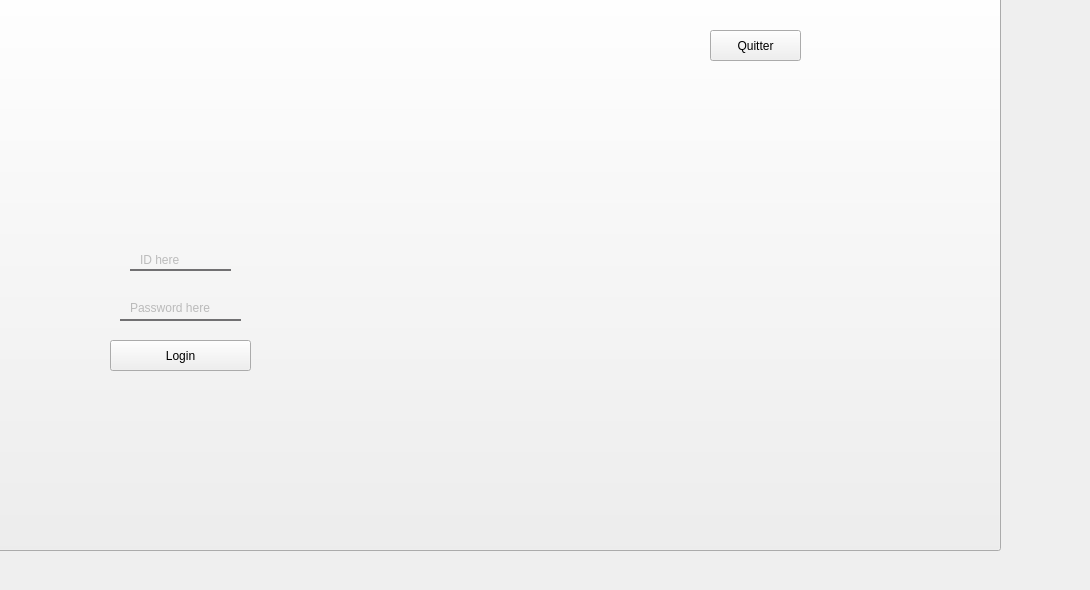
    <widget class="QWidget" name="page">
     <widget class="QPushButton" name="pushButton_2">
      <property name="geometry">
       <rect>
        <x>-80</x>
        <y>-30</y>
        <width>1081</width>
        <height>581</height>
       </rect>
      </property>
      <property name="text">
       <string/>
      </property>
      <property name="icon">
       <iconset>
        <normaloff>../Creator The Podcast (11).png</normaloff>../Creator The Podcast (11).png</iconset>
      </property>
      <property name="iconSize">
       <size>
        <width>1100</width>
        <height>1100</height>
       </size>
      </property>
     </widget>
     <widget class="QLineEdit" name="id">
      <property name="geometry">
       <rect>
        <x>130</x>
        <y>250</y>
        <width>101</width>
        <height>21</height>
       </rect>
      </property>
      <property name="styleSheet">
       <string notr="true">color: rgb(0, 0, 0);
font: 75 10pt &quot;Century Gothic&quot;;
background:transparent;
border:none;

border-bottom:2px solid#717072;
</string>
      </property>
      <property name="text">
       <string/>
      </property>
     </widget>
     <widget class="QLabel" name="ID_here">
      <property name="geometry">
       <rect>
        <x>140</x>
        <y>250</y>
        <width>91</width>
        <height>20</height>
       </rect>
      </property>
      <property name="styleSheet">
       <string notr="true">background-color: rgba(255, 255, 255, 0);
color: rgba(97, 97, 97, 100);
font: italic 11pt &quot;Century Gothic&quot;;</string>
      </property>
      <property name="text">
       <string>ID here</string>
      </property>
     </widget>
     <widget class="QLabel" name="Password_here">
      <property name="geometry">
       <rect>
        <x>130</x>
        <y>300</y>
        <width>111</width>
        <height>16</height>
       </rect>
      </property>
      <property name="styleSheet">
       <string notr="true">background-color: rgba(255, 255, 255, 0);
color: rgb(97,97,97,100);
font: italic 11pt &quot;Century Gothic&quot;;</string>
      </property>
      <property name="text">
       <string>Password here</string>
      </property>
     </widget>
     <widget class="QLineEdit" name="password">
      <property name="geometry">
       <rect>
        <x>120</x>
        <y>300</y>
        <width>121</width>
        <height>21</height>
       </rect>
      </property>
      <property name="styleSheet">
       <string notr="true">color: rgb(0, 0, 0);

background:transparent;
border:none;

border-bottom:2px solid#717072;
</string>
      </property>
      <property name="text">
       <string/>
      </property>
      <property name="echoMode">
       <enum>QLineEdit::Password</enum>
      </property>
     </widget>
     <widget class="QPushButton" name="login_button">
      <property name="geometry">
       <rect>
        <x>110</x>
        <y>340</y>
        <width>141</width>
        <height>31</height>
       </rect>
      </property>
      <property name="styleSheet">
       <string notr="true">font: italic 12pt &quot;Century Gothic&quot;;
color: qconicalgradient(cx:0.5, cy:0.5, angle:0, stop:0 rgba(35, 40, 3, 255), stop:0.16 rgba(136, 106, 22, 255), stop:0.225 rgba(166, 140, 41, 255), stop:0.285 rgba(204, 181, 74, 255), stop:0.345 rgba(235, 219, 102, 255), stop:0.415 rgba(245, 236, 112, 255), stop:0.52 rgba(209, 190, 76, 255), stop:0.57 rgba(187, 156, 51, 255), stop:0.635 rgba(168, 142, 42, 255), stop:0.695 rgba(202, 174, 68, 255), stop:0.75 rgba(218, 202, 86, 255), stop:0.815 rgba(208, 187, 73, 255), stop:0.88 rgba(187, 156, 51, 255), stop:0.935 rgba(137, 108, 26, 255), stop:1 rgba(35, 40, 3, 255));
border-bottom:2px solid#717072;
border-color: qconicalgradient(cx:0.5, cy:0.5, angle:0, stop:0 rgba(35, 40, 3, 255), stop:0.16 rgba(136, 106, 22, 255), stop:0.225 rgba(166, 140, 41, 255), stop:0.285 rgba(204, 181, 74, 255), stop:0.345 rgba(235, 219, 102, 255), stop:0.415 rgba(245, 236, 112, 255), stop:0.52 rgba(209, 190, 76, 255), stop:0.57 rgba(187, 156, 51, 255), stop:0.635 rgba(168, 142, 42, 255), stop:0.695 rgba(202, 174, 68, 255), stop:0.75 rgba(218, 202, 86, 255), stop:0.815 rgba(208, 187, 73, 255), stop:0.88 rgba(187, 156, 51, 255), stop:0.935 rgba(137, 108, 26, 255), stop:1 rgba(35, 40, 3, 255));
background-color: rgb(255, 212, 250);

border-radius:15px;}
QPushButton:hover{
	
	background-color: rgb(234, 78, 117);
</string>
      </property>
      <property name="text">
       <string>Login</string>
      </property>
     </widget>
     <widget class="QPushButton" name="login_button_3">
      <property name="geometry">
       <rect>
        <x>710</x>
        <y>30</y>
        <width>91</width>
        <height>31</height>
       </rect>
      </property>
      <property name="styleSheet">
       <string notr="true">font: italic 12pt &quot;Century Gothic&quot;;
color: qconicalgradient(cx:0.5, cy:0.5, angle:0, stop:0 rgba(35, 40, 3, 255), stop:0.16 rgba(136, 106, 22, 255), stop:0.225 rgba(166, 140, 41, 255), stop:0.285 rgba(204, 181, 74, 255), stop:0.345 rgba(235, 219, 102, 255), stop:0.415 rgba(245, 236, 112, 255), stop:0.52 rgba(209, 190, 76, 255), stop:0.57 rgba(187, 156, 51, 255), stop:0.635 rgba(168, 142, 42, 255), stop:0.695 rgba(202, 174, 68, 255), stop:0.75 rgba(218, 202, 86, 255), stop:0.815 rgba(208, 187, 73, 255), stop:0.88 rgba(187, 156, 51, 255), stop:0.935 rgba(137, 108, 26, 255), stop:1 rgba(35, 40, 3, 255));
border-bottom:2px solid#717072;
border-color: qconicalgradient(cx:0.5, cy:0.5, angle:0, stop:0 rgba(35, 40, 3, 255), stop:0.16 rgba(136, 106, 22, 255), stop:0.225 rgba(166, 140, 41, 255), stop:0.285 rgba(204, 181, 74, 255), stop:0.345 rgba(235, 219, 102, 255), stop:0.415 rgba(245, 236, 112, 255), stop:0.52 rgba(209, 190, 76, 255), stop:0.57 rgba(187, 156, 51, 255), stop:0.635 rgba(168, 142, 42, 255), stop:0.695 rgba(202, 174, 68, 255), stop:0.75 rgba(218, 202, 86, 255), stop:0.815 rgba(208, 187, 73, 255), stop:0.88 rgba(187, 156, 51, 255), stop:0.935 rgba(137, 108, 26, 255), stop:1 rgba(35, 40, 3, 255));
background-color: rgb(255, 212, 250);

border-radius:15px;}
QPushButton:hover{
	
	background-color: rgb(234, 78, 117);
</string>
      </property>
      <property name="text">
       <string>Quitter</string>
      </property>
     </widget>
    </widget>
